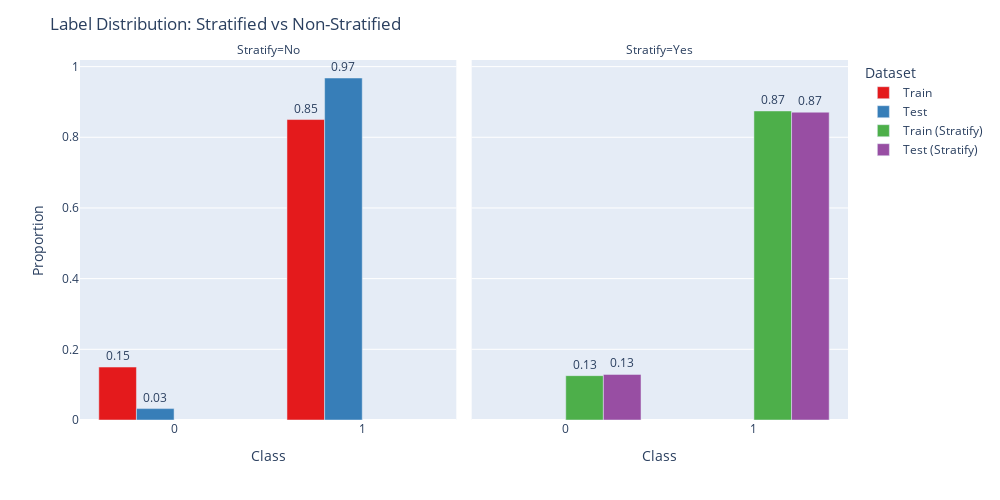

Write notebook code for a chart like this one.
### Code cell
# Data distribusi tanpa stratify
train_counts = y_train.value_counts(normalize=True)
test_counts = y_test.value_counts(normalize=True)

# Data distribusi dengan stratify
train_st_counts = y_train_st.value_counts(normalize=True)
test_st_counts = y_test_st.value_counts(normalize=True)

# Gabung data jadi satu DataFrame
data_combined = pd.DataFrame({
    'Class': list(train_counts.index) * 4,
    'Proportion': list(train_counts.values) + list(test_counts.values) + list(train_st_counts.values) + list(test_st_counts.values),
    'Dataset': ['Train'] * len(train_counts) + ['Test'] * len(test_counts) +
               ['Train (Stratify)'] * len(train_st_counts) + ['Test (Stratify)'] * len(test_st_counts),
    'Stratify': ['No'] * (len(train_counts) + len(test_counts)) + ['Yes'] * (len(train_st_counts) + len(test_st_counts))
})

# Buat plot
fig = px.bar(
    data_combined,
    x='Class',
    y='Proportion',
    color='Dataset',
    barmode='group',
    facet_col='Stratify',
    color_discrete_sequence=px.colors.qualitative.Set1,
    text='Proportion'
)

fig.update_traces(texttemplate='%{text:.2f}', textposition='outside')
fig.update_layout(
    title='Label Distribution: Stratified vs Non-Stratified',
    yaxis_title='Proportion',
    xaxis_title='Class',
    legend_title='Dataset',
    height=500,
    width=1000
)

fig.show()

### Figure 1 — Plotly figure (JSON) as saved in the notebook; plotly's stock layout.template omitted (floating-point values rounded to 4 significant figures)
{"data": [{"alignmentgroup": "True", "hovertemplate": "Dataset=Train<br>Stratify=No<br>Class=%{x}<br>Proportion=%{text}<extra></extra>", "legendgroup": "Train", "marker": {"color": "rgb(228,26,28)", "pattern": {"shape": ""}}, "name": "Train", "offsetgroup": "Train", "orientation": "v", "showlegend": true, "text": [0.8502, 0.1498], "textposition": "outside", "texttemplate": "%{text:.2f}", "type": "bar", "x": [1, 0], "xaxis": "x", "y": [0.8502, 0.1498], "yaxis": "y"}, {"alignmentgroup": "True", "hovertemplate": "Dataset=Test<br>Stratify=No<br>Class=%{x}<br>Proportion=%{text}<extra></extra>", "legendgroup": "Test", "marker": {"color": "rgb(55,126,184)", "pattern": {"shape": ""}}, "name": "Test", "offsetgroup": "Test", "orientation": "v", "showlegend": true, "text": [0.9677, 0.03226], "textposition": "outside", "texttemplate": "%{text:.2f}", "type": "bar", "x": [1, 0], "xaxis": "x", "y": [0.9677, 0.03226], "yaxis": "y"}, {"alignmentgroup": "True", "hovertemplate": "Dataset=Train (Stratify)<br>Stratify=Yes<br>Class=%{x}<br>Proportion=%{text}<extra></extra>", "legendgroup": "Train (Stratify)", "marker": {"color": "rgb(77,175,74)", "pattern": {"shape": ""}}, "name": "Train (Stratify)", "offsetgroup": "Train (Stratify)", "orientation": "v", "showlegend": true, "text": [0.8745, 0.1255], "textposition": "outside", "texttemplate": "%{text:.2f}", "type": "bar", "x": [1, 0], "xaxis": "x2", "y": [0.8745, 0.1255], "yaxis": "y2"}, {"alignmentgroup": "True", "hovertemplate": "Dataset=Test (Stratify)<br>Stratify=Yes<br>Class=%{x}<br>Proportion=%{text}<extra></extra>", "legendgroup": "Test (Stratify)", "marker": {"color": "rgb(152,78,163)", "pattern": {"shape": ""}}, "name": "Test (Stratify)", "offsetgroup": "Test (Stratify)", "orientation": "v", "showlegend": true, "text": [0.871, 0.129], "textposition": "outside", "texttemplate": "%{text:.2f}", "type": "bar", "x": [1, 0], "xaxis": "x2", "y": [0.871, 0.129], "yaxis": "y2"}], "layout": {"annotations": [{"font": {}, "showarrow": false, "text": "Stratify=No", "x": 0.245, "xanchor": "center", "xref": "paper", "y": 1, "yanchor": "bottom", "yref": "paper"}, {"font": {}, "showarrow": false, "text": "Stratify=Yes", "x": 0.755, "xanchor": "center", "xref": "paper", "y": 1, "yanchor": "bottom", "yref": "paper"}], "barmode": "group", "height": 500, "legend": {"title": {"text": "Dataset"}, "tracegroupgap": 0}, "margin": {"t": 60}, "title": {"text": "Label Distribution: Stratified vs Non-Stratified"}, "width": 1000, "xaxis": {"anchor": "y", "domain": [0, 0.49], "title": {"text": "Class"}}, "xaxis2": {"anchor": "y2", "domain": [0.51, 1], "matches": "x", "title": {"text": "Class"}}, "yaxis": {"anchor": "x", "domain": [0, 1], "title": {"text": "Proportion"}}, "yaxis2": {"anchor": "x2", "domain": [0, 1], "matches": "y", "showticklabels": false}}}
